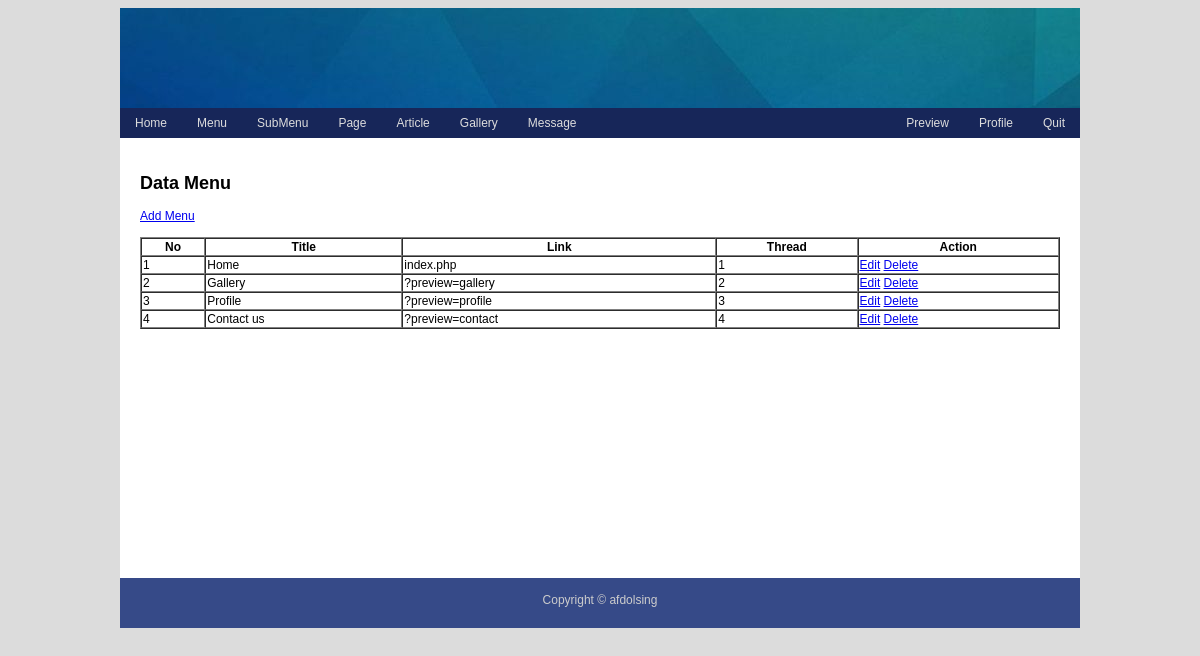
/admin/admin.php?preview=menu (signed in), run on the app's committed database.
### tables this page shows
CREATE TABLE `blog_menu` (
  `menu_id` int(11) NOT NULL,
  `title` varchar(255) NOT NULL,
  `link` varchar(255) NOT NULL,
  `thread` int(5) NOT NULL
);

### admin/menu/menu_preview.php (the view)
<h2>Data Menu</h2>
<a href="?preview=menu_add">Add Menu</a><br><br>
<table width="100%" cellspacing="0" class="data" border="1">
    <tr>
        <th>No</th>
        <th>Title</th>
        <th>Link</th>
        <th>Thread</th>
        <th>Action</th>
    </tr>
    <?php
    $no = 1;
    $sql = mysqli_query($conn,"SELECT * FROM blog_menu ORDER BY thread");
    while($data=mysqli_fetch_array($sql)):
     ?>
    <tr>
        <td><?= $no++; ?></td>
        <td><?= $data['title']; ?></td>
        <td><?= $data['link']; ?></td>
        <td><?= $data['thread']; ?></td>
        <td>
            <a href="?preview=menu_edit&id=<?= $data['menu_id']; ?>">Edit</a>
            <a href="?preview=menu_delete&id=<?= $data['menu_id']; ?>">Delete</a>
        </td>
    </tr>
        <?php endwhile ?>
</table>

### css/admin.css (style rules this page uses)
body { background: gainsboro; font: 12px arial; }

### data on the page
blog_menu: title "Home", link "index.php", thread "1"
blog_menu: title "Gallery", link "?preview=gallery", thread "2"
blog_menu: title "Profile", link "?preview=profile", thread "3"
blog_menu: title "Contact us", link "?preview=contact", thread "4"
